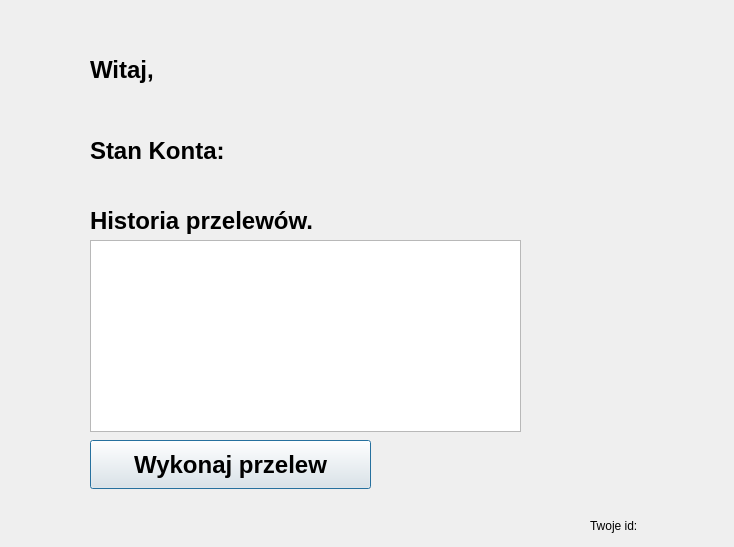
<?xml version="1.0" encoding="UTF-8"?>
<ui version="4.0">
 <class>secondwindow</class>
 <widget class="QDialog" name="secondwindow">
  <property name="geometry">
   <rect>
    <x>0</x>
    <y>0</y>
    <width>734</width>
    <height>547</height>
   </rect>
  </property>
  <property name="windowTitle">
   <string>DockWidget</string>
  </property>
  <widget class="QStackedWidget" name="stackedWidget">
   <property name="geometry">
    <rect>
     <x>0</x>
     <y>20</y>
     <width>711</width>
     <height>521</height>
    </rect>
   </property>
   <property name="currentIndex">
    <number>0</number>
   </property>
   <widget class="QWidget" name="page">
    <widget class="QWidget" name="horizontalLayoutWidget">
     <property name="geometry">
      <rect>
       <x>90</x>
       <y>10</y>
       <width>241</width>
       <height>80</height>
      </rect>
     </property>
     <layout class="QHBoxLayout" name="horizontalLayout_2">
      <item>
       <widget class="QLabel" name="label">
        <property name="font">
         <font>
          <pointsize>18</pointsize>
          <bold>true</bold>
         </font>
        </property>
        <property name="text">
         <string>Witaj,</string>
        </property>
       </widget>
      </item>
      <item>
       <widget class="QLabel" name="label_imie">
        <property name="font">
         <font>
          <pointsize>18</pointsize>
          <bold>true</bold>
         </font>
        </property>
        <property name="text">
         <string/>
        </property>
       </widget>
      </item>
     </layout>
    </widget>
    <widget class="QLabel" name="label_2">
     <property name="geometry">
      <rect>
       <x>90</x>
       <y>100</y>
       <width>181</width>
       <height>61</height>
      </rect>
     </property>
     <property name="font">
      <font>
       <pointsize>18</pointsize>
       <bold>true</bold>
      </font>
     </property>
     <property name="text">
      <string>Stan Konta:</string>
     </property>
    </widget>
    <widget class="QLabel" name="label_balans">
     <property name="geometry">
      <rect>
       <x>260</x>
       <y>110</y>
       <width>321</width>
       <height>41</height>
      </rect>
     </property>
     <property name="font">
      <font>
       <pointsize>18</pointsize>
       <bold>true</bold>
      </font>
     </property>
     <property name="text">
      <string/>
     </property>
    </widget>
    <widget class="QWidget" name="horizontalLayoutWidget_2">
     <property name="geometry">
      <rect>
       <x>590</x>
       <y>490</y>
       <width>121</width>
       <height>31</height>
      </rect>
     </property>
     <layout class="QHBoxLayout" name="horizontalLayout_3">
      <item>
       <widget class="QLabel" name="label_3">
        <property name="text">
         <string>Twoje id:</string>
        </property>
       </widget>
      </item>
      <item>
       <widget class="QLabel" name="label_id">
        <property name="text">
         <string/>
        </property>
       </widget>
      </item>
     </layout>
    </widget>
    <widget class="QPushButton" name="pushButton_przelew">
     <property name="geometry">
      <rect>
       <x>90</x>
       <y>420</y>
       <width>281</width>
       <height>49</height>
      </rect>
     </property>
     <property name="font">
      <font>
       <pointsize>18</pointsize>
       <bold>true</bold>
      </font>
     </property>
     <property name="text">
      <string>Wykonaj przelew</string>
     </property>
    </widget>
    <widget class="QTableWidget" name="tableWidget_historia">
     <property name="geometry">
      <rect>
       <x>90</x>
       <y>220</y>
       <width>431</width>
       <height>192</height>
      </rect>
     </property>
    </widget>
    <widget class="QLabel" name="label_8">
     <property name="geometry">
      <rect>
       <x>90</x>
       <y>180</y>
       <width>281</width>
       <height>41</height>
      </rect>
     </property>
     <property name="font">
      <font>
       <pointsize>18</pointsize>
       <bold>true</bold>
      </font>
     </property>
     <property name="text">
      <string>Historia przelewów.</string>
     </property>
    </widget>
   </widget>
   <widget class="QWidget" name="page_2">
    <widget class="QWidget" name="horizontalLayoutWidget_3">
     <property name="geometry">
      <rect>
       <x>580</x>
       <y>480</y>
       <width>121</width>
       <height>31</height>
      </rect>
     </property>
     <layout class="QHBoxLayout" name="horizontalLayout_4">
      <item>
       <widget class="QLabel" name="label_4">
        <property name="text">
         <string>Twoje id:</string>
        </property>
       </widget>
      </item>
      <item>
       <widget class="QLabel" name="label_id_2">
        <property name="text">
         <string/>
        </property>
       </widget>
      </item>
     </layout>
    </widget>
    <widget class="QWidget" name="gridLayoutWidget">
     <property name="geometry">
      <rect>
       <x>170</x>
       <y>180</y>
       <width>381</width>
       <height>141</height>
      </rect>
     </property>
     <layout class="QGridLayout" name="gridLayout_2">
      <item row="0" column="1">
       <widget class="QLineEdit" name="lineEdit_przelew_nr__konta"/>
      </item>
      <item row="0" column="0">
       <widget class="QLabel" name="label_5">
        <property name="text">
         <string>Numer konta(id):</string>
        </property>
       </widget>
      </item>
      <item row="1" column="0">
       <widget class="QLabel" name="label_6">
        <property name="text">
         <string>Kwota</string>
        </property>
       </widget>
      </item>
      <item row="1" column="1">
       <widget class="QLineEdit" name="lineEdit_przelew_kwota"/>
      </item>
     </layout>
    </widget>
    <widget class="QLabel" name="label_7">
     <property name="geometry">
      <rect>
       <x>250</x>
       <y>110</y>
       <width>63</width>
       <height>20</height>
      </rect>
     </property>
     <property name="text">
      <string>Balans</string>
     </property>
    </widget>
    <widget class="QLabel" name="label_balans_2">
     <property name="geometry">
      <rect>
       <x>370</x>
       <y>110</y>
       <width>63</width>
       <height>20</height>
      </rect>
     </property>
     <property name="text">
      <string/>
     </property>
    </widget>
    <widget class="QPushButton" name="pushButton_wykonaj_przelew">
     <property name="geometry">
      <rect>
       <x>420</x>
       <y>340</y>
       <width>131</width>
       <height>29</height>
      </rect>
     </property>
     <property name="text">
      <string>Wykonaj przelew</string>
     </property>
    </widget>
    <widget class="QPushButton" name="pushButton_powrot">
     <property name="geometry">
      <rect>
       <x>50</x>
       <y>430</y>
       <width>252</width>
       <height>49</height>
      </rect>
     </property>
     <property name="font">
      <font>
       <pointsize>18</pointsize>
       <bold>true</bold>
      </font>
     </property>
     <property name="text">
      <string>Powrót</string>
     </property>
    </widget>
   </widget>
  </widget>
 </widget>
 <resources/>
 <connections/>
</ui>
